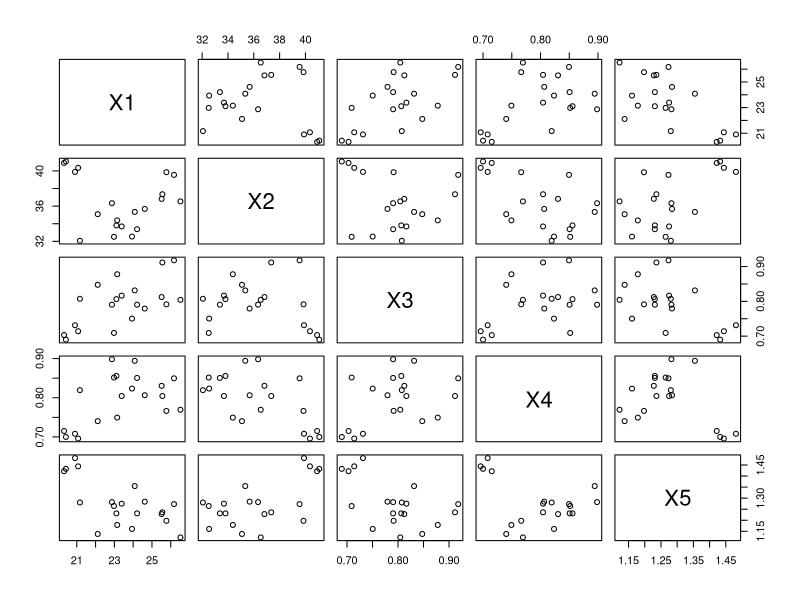
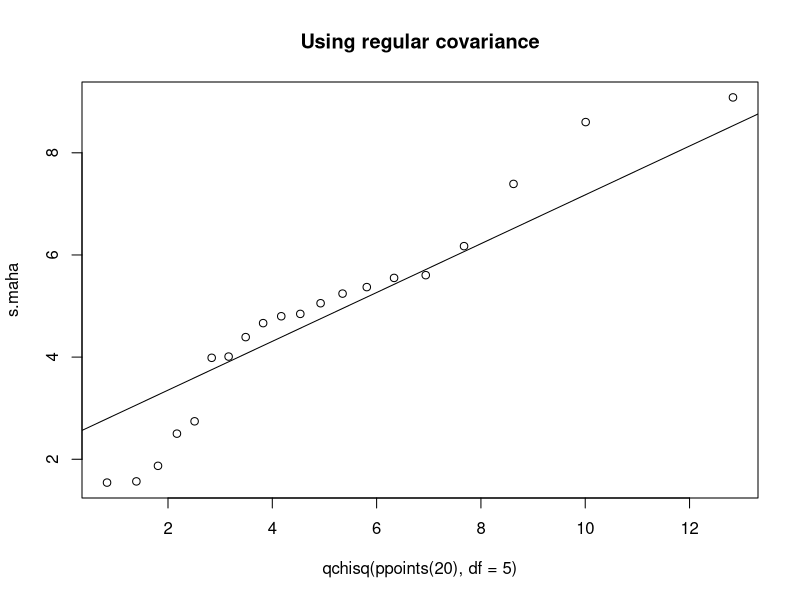
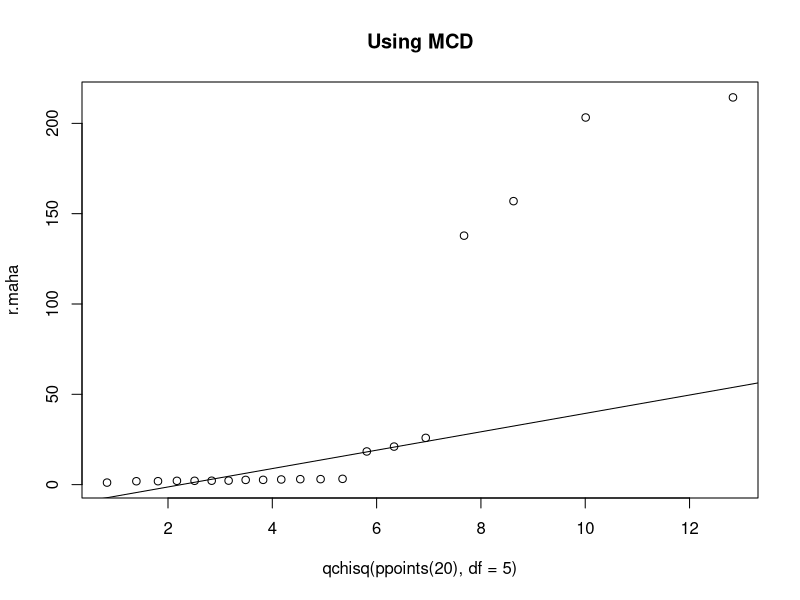
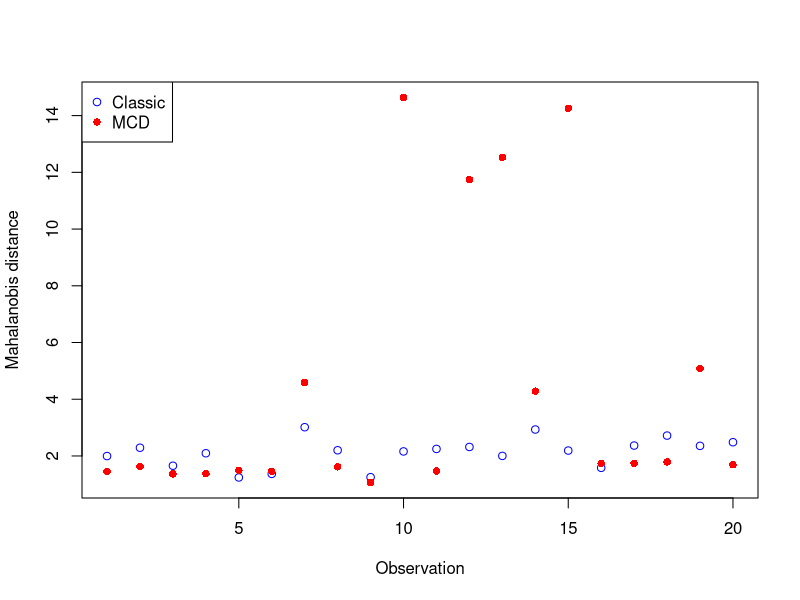
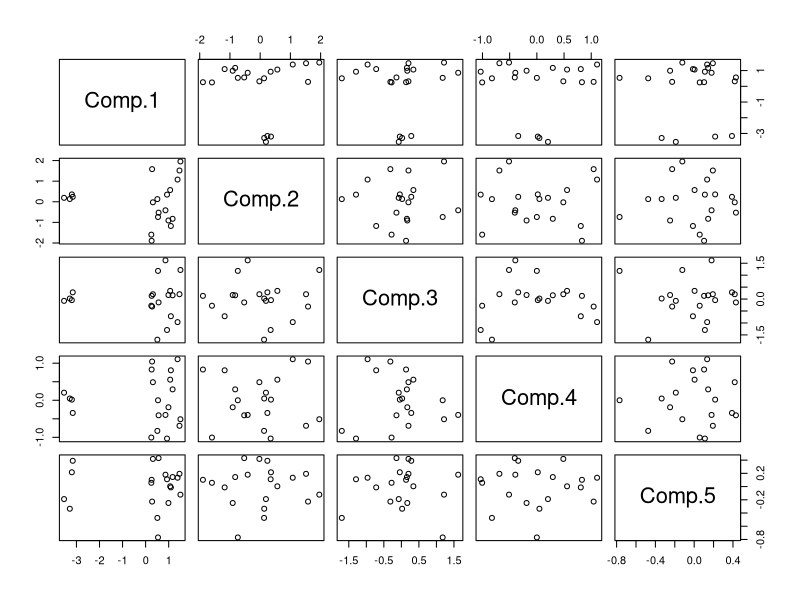
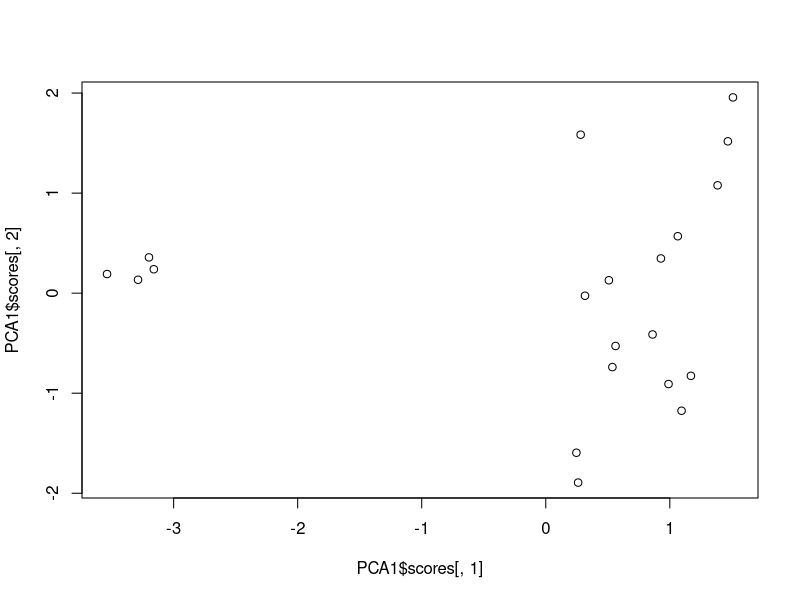
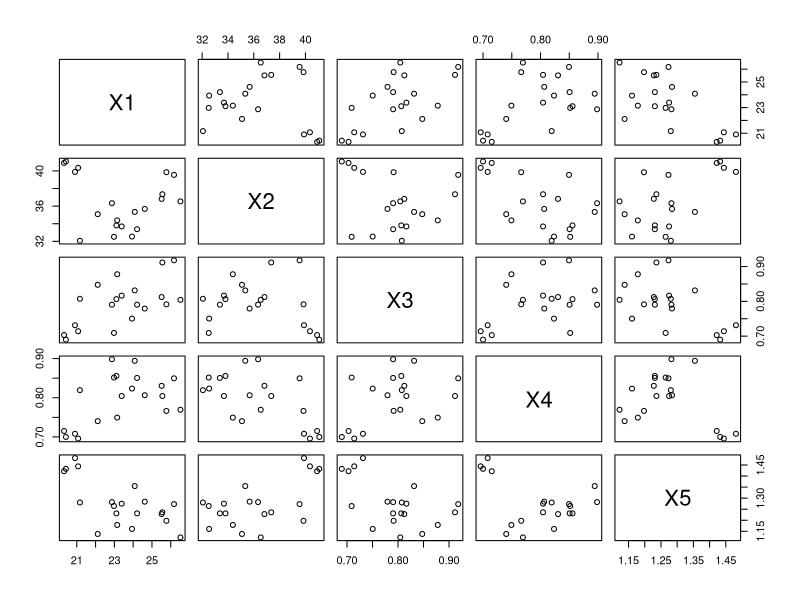
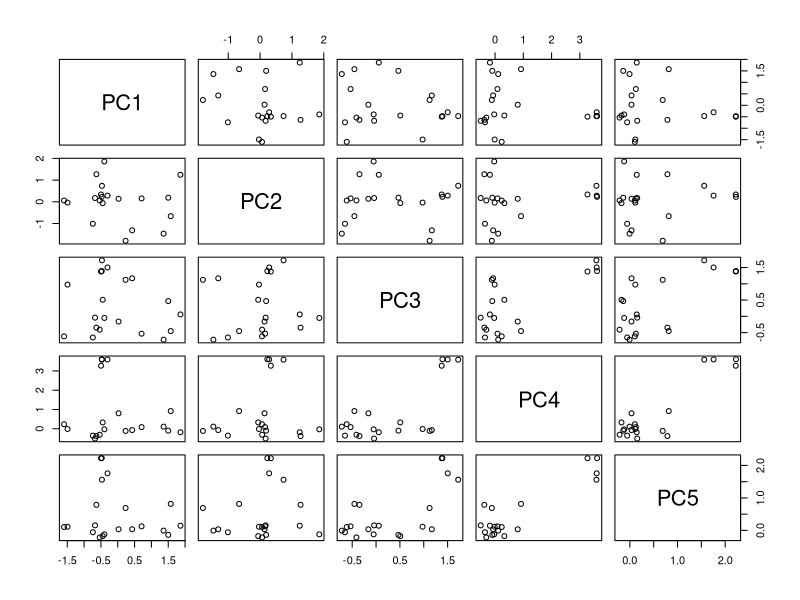

Generate these figures, in order, with R:
#MCD is affine equivariant
#Fast MCD not affine equivariant
#install.packages("rrcov")#run only once
#a
library(rrcov)
help("CovMcd")
setwd("//home.org.aalto.fi/qinq1/data/Desktop/Directory")
wood<-read.table("wood.txt",header=T)
dim(wood)
View(wood)
#b
plot(wood)
#c
scov<-cov(wood)
#Note that a know bug here,for alpha=1 gives incorrect results
rcov<-CovMcd(wood,alpha=1/2)#Note big C
#covMcd(wood,alpha=1/2)$cov
#rcov is S4 object, main difference is that you access the slots via @
rcov@cov
scov
#d
#Note that this calculates mahalanobis^2
#If the original data is normally distributed,
#then the squared the mahalanobis distances follow chi-squared distibution
#with p-degrees of freedom(p=number of variables)
s.maha<-mahalanobis(wood,center=colMeans(wood),cov=scov)
r.maha<-mahalanobis(wood,center=rcov@center,cov=rcov@cov)
qqplot(qchisq(ppoints(20),df=5),s.maha,main="Using regular covariance")
qqline(s.maha,distribution=function(p) qchisq(p,df=5))
qqplot(qchisq(ppoints(20),df=5),r.maha,main="Using MCD")
qqline(r.maha,distribution=function(p) qchisq(p,df=5))
dim(wood)
plot(c(1,20),range(sqrt(c(s.maha,r.maha))),type='n',xlab="Observation",ylab="Mahalanobis distance")
points(1:20,sqrt(s.maha),col="blue")
points(1:20,sqrt(r.maha),col="red",pch=16)
legend("topleft",col=c("blue","red"),legend=c("Classic","MCD"),pch=c(1,16))
View(wood)
PCA1<-princomp(wood,cor=T)
summary(PCA1)
pairs(PCA1$scores)
plot(PCA1$scores[,1],PCA1$scores[,2])
pairs(wood)
#big P and big C
#scale=TRUE is the same as before cor=T
PCA2<-PcaCov(wood,scale=TRUE)
summary(PCA2)
#Note the S4 @
pairs(PCA2@scores)
PCA1$loadings
PCA2@loadings

# Exercise 2
#normal- and t-distribution are elliptical parts a,b
#part c not elliptical distribution
set.seed(456)
n<-200
library(mvtnorm)
D1<-rmvnorm(n,mean=c(0,0),sigma=diag(2))
plot(D1)
D2<-rmvt(n,df=5,sigma=diag(2))
plot(D2)
X1<-rweibull(n,shape=1,scale=2)
X2<-rgamma(n,shape=2,scale=1)
D3<-cbind(X1,X2)
plot(D3)
#note that not all symmetric distributions are elliptical
#Note that fast Mcd not affine equivariant
#this is why n might not help get exactly the same results
cov1<-cov(D1)
rcov1<-CovMcd(D1,alpha=1/2)@cov
cov1/cov1[1,1]
rcov1/rcov1[1,1]
cov2<-cov(D2)
rcov2<-CovMcd(D2,alpha=1/2)@cov
cov3<-cov(D3)
rcov3<-CovMcd(D3,alpha=1/2)@cov

#HW
#(a)
#First find the sample breakdown point
#then n->infinity
#Consider seperately even and odd sample sizes
#(they should have the same limit)
#Floor-operator makes things harder
#Check your answer
#(b)
#check the R-code made by Pauliina(under EX4)
#(it is in bivariate case,univariate is enough here)
#Explain your figures and make sure everything necessary is visible
#Make sure that hte functions are visible on the plot
#range
#(c)
#Lecture slidesss
